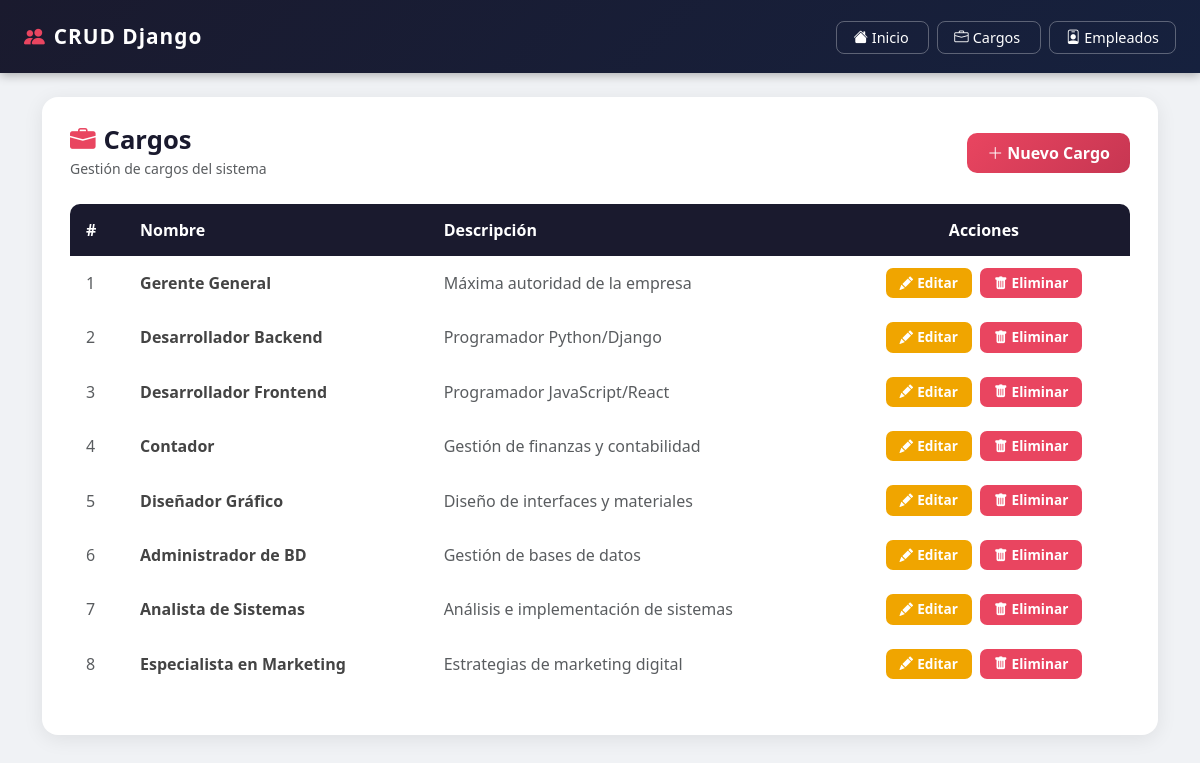
Page /cargos/ on the committed database.
### empleados/models.py (models this page shows, shortened)
class Cargo(models.Model):
    nombre = models.CharField(max_length=100)
    descripcion = models.CharField(max_length=200, blank=True, null=True)

### empleados/views.py (the view)
# urls.py: path('cargos/', views.cargo_listar, name='cargo_listar'),
def cargo_listar(request):
    cargos = Cargo.objects.all()
    return render(request, 'empleados/cargos/listar.html', {'cargos': cargos})

### empleados/templates/empleados/cargos/listar.html (shortened to what this page needs)
{% extends 'empleados/base.html' %}
{% block contenido %}
<div class="d-flex justify-content-between align-items-center mb-4">
    <div>
        <h2 class="page-title mb-0"><i class="bi bi-briefcase-fill me-2" style="color:#e94560"></i>Cargos</h2>
        <small class="text-muted">Gestión de cargos del sistema</small>
    </div>
    <a href="{% url 'cargo_crear' %}" class="btn-nuevo btn">
        <i class="bi bi-plus-lg me-1"></i>Nuevo Cargo
    </a>
</div>
<div class="table-responsive">
    <table class="table table-borderless">
        <thead>
            <tr>
                <th>#</th>
                <th>Nombre</th>
                <th>Descripción</th>
                <th class="text-center">Acciones</th>
            </tr>
        </thead>
        <tbody>
            {% for cargo in cargos %}
            <tr>
                <td class="text-muted">{{ forloop.counter }}</td>
                <td><strong>{{ cargo.nombre }}</strong></td>
                <td class="text-muted">{{ cargo.descripcion|default:"—" }}</td>
                <td class="text-center">
                    <a href="{% url 'cargo_editar' cargo.pk %}" class="btn-editar btn me-1">
                        <i class="bi bi-pencil-fill me-1"></i>Editar
                    </a>
                    <a href="{% url 'cargo_eliminar' cargo.pk %}" class="btn-eliminar btn">
                        <i class="bi bi-trash-fill me-1"></i>Eliminar
                    </a>
                </td>
            </tr>
            {% endfor %}
        </tbody>
    </table>
</div>
{% endblock %}

### empleados/templates/empleados/base.html (shortened to what this page needs)
<!DOCTYPE html>
<html lang="es">
<head>
    <link href="https://cdn.jsdelivr.net/npm/bootstrap@5.3.0/dist/css/bootstrap.min.css" rel="stylesheet">
    <link href="https://cdn.jsdelivr.net/npm/bootstrap-icons@1.11.0/font/bootstrap-icons.css" rel="stylesheet">
</head>
<body>
    <nav class="navbar navbar-dark px-4 py-3">
        <a class="navbar-brand text-white" href="{% url 'inicio' %}">
            <i class="bi bi-people-fill me-2" style="color:#e94560"></i>CRUD Django
        </a>
        <div>
            <a class="nav-btn" href="{% url 'inicio' %}">
                <i class="bi bi-house-fill me-1"></i>Inicio
            </a>
            <a class="nav-btn" href="{% url 'cargo_listar' %}">
                <i class="bi bi-briefcase me-1"></i>Cargos
            </a>
            <a class="nav-btn" href="{% url 'empleado_listar' %}">
                <i class="bi bi-person-badge me-1"></i>Empleados
            </a>
        </div>
    </nav>
    <div class="container mt-4 mb-5">
        <div class="main-card">
            {% block contenido %}{% endblock %}
        </div>
    </div>
</body>
</html>

### empleados/templates/empleados/base.html (style rules this page uses)
body { background-color: #f0f2f5; font-family: 'Segoe UI', sans-serif; }
.navbar { background: linear-gradient(135deg, #1a1a2e, #16213e); box-shadow: 0 2px 10px rgba(0,0,0,0.3); }
.navbar-brand { font-weight: 700; font-size: 1.3rem; letter-spacing: 1px; }
.nav-btn { border: 1px solid rgba(255,255,255,0.3); color: white; border-radius: 8px; padding: 6px 16px; margin-left: 8px; transition: all 0.2s; text-decoration: none; font-size: 0.9rem; }
.main-card { background: white; border-radius: 16px; box-shadow: 0 4px 20px rgba(0,0,0,0.08); padding: 28px; }
.page-title { font-weight: 700; color: #1a1a2e; font-size: 1.6rem; }
.btn-nuevo { background: linear-gradient(135deg, #e94560, #c73652); border: none; border-radius: 10px; padding: 8px 20px; font-weight: 600; color: white; transition: all 0.2s; }
.table thead th { background-color: #1a1a2e; color: white; font-weight: 600; border: none; padding: 14px 16px; }
.table thead th:first-child { border-radius: 10px 0 0 0; }
.table thead th:last-child { border-radius: 0 10px 0 0; }
.table tbody tr { transition: background 0.15s; }
.table td { vertical-align: middle; padding: 12px 16px; color: #444; }
.btn-editar { background-color: #f0a500; border: none; border-radius: 7px; color: white; padding: 5px 14px; font-size: 0.85rem; font-weight: 600; transition: all 0.2s; }
.btn-eliminar { background-color: #e94560; border: none; border-radius: 7px; color: white; padding: 5px 14px; font-size: 0.85rem; font-weight: 600; transition: all 0.2s; }

### rows in the picture
Cargo: nombre "Gerente General", descripcion "Máxima autoridad de la empresa"
Cargo: nombre "Desarrollador Backend", descripcion "Programador Python/Django"
Cargo: nombre "Desarrollador Frontend", descripcion "Programador JavaScript/React"
Cargo: nombre "Contador", descripcion "Gestión de finanzas y contabilidad"
Cargo: nombre "Diseñador Gráfico", descripcion "Diseño de interfaces y materiales"
Cargo: nombre "Administrador de BD", descripcion "Gestión de bases de datos"
Cargo: nombre "Analista de Sistemas", descripcion "Análisis e implementación de sistemas"
Cargo: nombre "Especialista en Marketing", descripcion "Estrategias de marketing digital"
